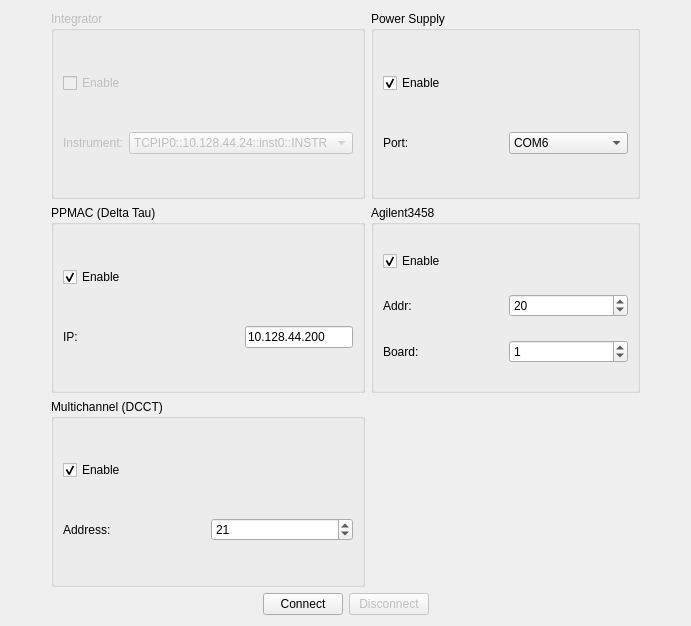
<?xml version="1.0" encoding="UTF-8"?>
<ui version="4.0">
 <class>wg_connection</class>
 <widget class="QWidget" name="wg_connection">
  <property name="geometry">
   <rect>
    <x>0</x>
    <y>0</y>
    <width>691</width>
    <height>626</height>
   </rect>
  </property>
  <property name="windowTitle">
   <string>Form</string>
  </property>
  <layout class="QGridLayout" name="gridLayout_2">
   <item row="0" column="3">
    <spacer name="horizontalSpacer_4">
     <property name="orientation">
      <enum>Qt::Horizontal</enum>
     </property>
     <property name="sizeType">
      <enum>QSizePolicy::Fixed</enum>
     </property>
     <property name="sizeHint" stdset="0">
      <size>
       <width>40</width>
       <height>20</height>
      </size>
     </property>
    </spacer>
   </item>
   <item row="0" column="2">
    <widget class="QGroupBox" name="groupBox_4">
     <property name="enabled">
      <bool>true</bool>
     </property>
     <property name="title">
      <string>Power Supply</string>
     </property>
     <layout class="QGridLayout" name="gridLayout_3">
      <item row="0" column="0" colspan="2">
       <widget class="QCheckBox" name="chb_ps_en">
        <property name="text">
         <string>Enable</string>
        </property>
        <property name="checked">
         <bool>true</bool>
        </property>
       </widget>
      </item>
      <item row="1" column="0">
       <widget class="QLabel" name="label_3">
        <property name="text">
         <string>Port:</string>
        </property>
       </widget>
      </item>
      <item row="1" column="1">
       <widget class="QComboBox" name="cmb_ps_port">
        <item>
         <property name="text">
          <string>COM6</string>
         </property>
        </item>
       </widget>
      </item>
     </layout>
    </widget>
   </item>
   <item row="0" column="0">
    <spacer name="horizontalSpacer_3">
     <property name="orientation">
      <enum>Qt::Horizontal</enum>
     </property>
     <property name="sizeType">
      <enum>QSizePolicy::Fixed</enum>
     </property>
     <property name="sizeHint" stdset="0">
      <size>
       <width>40</width>
       <height>20</height>
      </size>
     </property>
    </spacer>
   </item>
   <item row="2" column="1">
    <widget class="QGroupBox" name="groupBox_2">
     <property name="title">
      <string>PPMAC (Delta Tau)</string>
     </property>
     <layout class="QGridLayout" name="gridLayout_4">
      <item row="0" column="0" colspan="2">
       <widget class="QCheckBox" name="chb_ppmac_en">
        <property name="text">
         <string>Enable</string>
        </property>
        <property name="checked">
         <bool>true</bool>
        </property>
       </widget>
      </item>
      <item row="1" column="0">
       <widget class="QLabel" name="label_2">
        <property name="text">
         <string>IP:</string>
        </property>
       </widget>
      </item>
      <item row="1" column="1">
       <widget class="QLineEdit" name="le_ppmac_ip">
        <property name="sizePolicy">
         <sizepolicy hsizetype="Maximum" vsizetype="Fixed">
          <horstretch>0</horstretch>
          <verstretch>0</verstretch>
         </sizepolicy>
        </property>
        <property name="text">
         <string>10.128.44.200</string>
        </property>
       </widget>
      </item>
     </layout>
    </widget>
   </item>
   <item row="5" column="1" colspan="2">
    <layout class="QHBoxLayout" name="horizontalLayout">
     <item>
      <spacer name="horizontalSpacer_2">
       <property name="orientation">
        <enum>Qt::Horizontal</enum>
       </property>
       <property name="sizeHint" stdset="0">
        <size>
         <width>40</width>
         <height>20</height>
        </size>
       </property>
      </spacer>
     </item>
     <item>
      <widget class="QPushButton" name="pbt_connect">
       <property name="text">
        <string>Connect</string>
       </property>
      </widget>
     </item>
     <item>
      <widget class="QPushButton" name="pbt_disconnect">
       <property name="enabled">
        <bool>false</bool>
       </property>
       <property name="text">
        <string>Disconnect</string>
       </property>
      </widget>
     </item>
     <item>
      <spacer name="horizontalSpacer">
       <property name="orientation">
        <enum>Qt::Horizontal</enum>
       </property>
       <property name="sizeHint" stdset="0">
        <size>
         <width>40</width>
         <height>20</height>
        </size>
       </property>
      </spacer>
     </item>
    </layout>
   </item>
   <item row="4" column="1">
    <widget class="QGroupBox" name="groupBox_5">
     <property name="title">
      <string>Multichannel (DCCT)</string>
     </property>
     <layout class="QGridLayout" name="gridLayout_6">
      <item row="0" column="0">
       <widget class="QCheckBox" name="chb_multichannel_en">
        <property name="text">
         <string>Enable</string>
        </property>
        <property name="checked">
         <bool>true</bool>
        </property>
       </widget>
      </item>
      <item row="1" column="0">
       <widget class="QLabel" name="label_4">
        <property name="text">
         <string>Address:</string>
        </property>
       </widget>
      </item>
      <item row="1" column="1">
       <widget class="QSpinBox" name="sb_mult_addr">
        <property name="value">
         <number>21</number>
        </property>
       </widget>
      </item>
     </layout>
    </widget>
   </item>
   <item row="0" column="1">
    <widget class="QGroupBox" name="groupBox">
     <property name="enabled">
      <bool>false</bool>
     </property>
     <property name="title">
      <string>Integrator</string>
     </property>
     <layout class="QGridLayout" name="gridLayout">
      <item row="0" column="0" colspan="2">
       <widget class="QCheckBox" name="chb_integrator_en">
        <property name="text">
         <string>Enable</string>
        </property>
       </widget>
      </item>
      <item row="1" column="0">
       <widget class="QLabel" name="label">
        <property name="text">
         <string>Instrument:</string>
        </property>
       </widget>
      </item>
      <item row="1" column="1">
       <widget class="QComboBox" name="cmb_integrator_inst">
        <item>
         <property name="text">
          <string>TCPIP0::10.128.44.24::inst0::INSTR</string>
         </property>
        </item>
       </widget>
      </item>
     </layout>
    </widget>
   </item>
   <item row="2" column="2">
    <widget class="QGroupBox" name="groupBox_3">
     <property name="title">
      <string>Agilent3458</string>
     </property>
     <layout class="QGridLayout" name="gridLayout_5">
      <item row="0" column="0" colspan="2">
       <widget class="QCheckBox" name="chb_voltmeter_en">
        <property name="text">
         <string>Enable</string>
        </property>
        <property name="checked">
         <bool>true</bool>
        </property>
       </widget>
      </item>
      <item row="1" column="0">
       <widget class="QLabel" name="label_5">
        <property name="text">
         <string>Addr:</string>
        </property>
       </widget>
      </item>
      <item row="1" column="1">
       <widget class="QSpinBox" name="sb_agilent_addr">
        <property name="value">
         <number>20</number>
        </property>
       </widget>
      </item>
      <item row="2" column="0">
       <widget class="QLabel" name="label_6">
        <property name="text">
         <string>Board:</string>
        </property>
       </widget>
      </item>
      <item row="2" column="1">
       <widget class="QSpinBox" name="sb_agilent_board">
        <property name="value">
         <number>1</number>
        </property>
       </widget>
      </item>
     </layout>
    </widget>
   </item>
  </layout>
 </widget>
 <resources/>
 <connections>
  <connection>
   <sender>chb_integrator_en</sender>
   <signal>toggled(bool)</signal>
   <receiver>cmb_integrator_inst</receiver>
   <slot>setEnabled(bool)</slot>
   <hints>
    <hint type="sourcelabel">
     <x>132</x>
     <y>95</y>
    </hint>
    <hint type="destinationlabel">
     <x>169</x>
     <y>123</y>
    </hint>
   </hints>
  </connection>
  <connection>
   <sender>chb_ppmac_en</sender>
   <signal>toggled(bool)</signal>
   <receiver>le_ppmac_ip</receiver>
   <slot>setEnabled(bool)</slot>
   <hints>
    <hint type="sourcelabel">
     <x>164</x>
     <y>415</y>
    </hint>
    <hint type="destinationlabel">
     <x>175</x>
     <y>445</y>
    </hint>
   </hints>
  </connection>
 </connections>
</ui>
